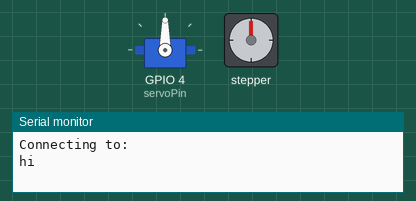
Simulated run of this sketch. Board: ESP32. Shown: servo, stepper motor, the last lines printed to the serial monitor. Stepper angles assume 2048 steps per turn.

Above: at 0.15 s.
At 9.65 s:
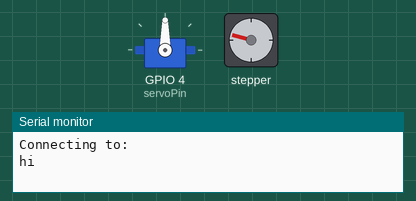
At 19.18 s:
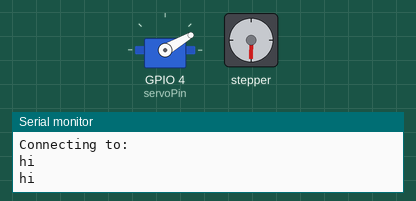
At 38.0 s:
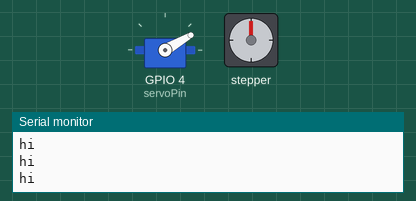
Timing chart, 0 to 40.0 s (numbered marks = the images above):
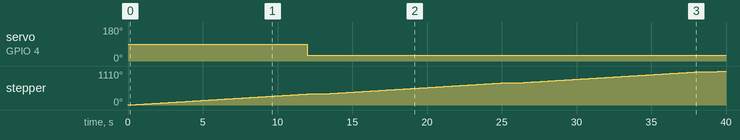

The sketch:

Stepper.ino
```cpp
//Includes the Arduino Stepper Library
#include <Stepper.h>

#include <ESP32Servo.h>

Servo myServo;
int servoPin = 4;

// Stepper Motor Settings
const int stepsPerRevolution = 2048;  // change this to fit the number of steps per revolution
#define IN1 19
#define IN2 18
#define IN3 5
#define IN4 17
Stepper myStepper(stepsPerRevolution, IN1, IN3, IN2, IN4);
// 14, 27, 26, 25

// Defines the number of steps per rotation
// const int stepsPerRevolution = 2038;

// Creates an instance of stepper class
// Pins entered in sequence IN1-IN3-IN2-IN4 for proper step sequence
// Stepper myStepper = Stepper(stepsPerRevolution, 19, 18, 5, 17);

void setup() {
    // Nothing to do (Stepper Library sets pins as outputs)
  Serial.begin(115200);
  /* Set the speed at 5 rpm: */
  myStepper.setSpeed(5);
  Serial.println("Connecting to: ");

  // put your setup code here, to run once:
  myServo.attach(servoPin);
}

void loop() {
	// Rotate CW slowly at 5 RPM
  Serial.println("hi");
	myStepper.setSpeed(5);
	myStepper.step(stepsPerRevolution);

  // put your main code here, to run repeatedly:
  myServo.write(30);
  delay(1000);

	// // Rotate CCW quickly at 10 RPM
	// myStepper.setSpeed(5);
	// myStepper.step(-stepsPerRevolution);
	// delay(1000);
}
```

Measured:
- by itself, servo on GPIO 4 (servoPin): 90° → 30° at 12.0 s
- by itself, stepper: turns 360° clockwise in 12.0 s, repeating every 13.0 s
